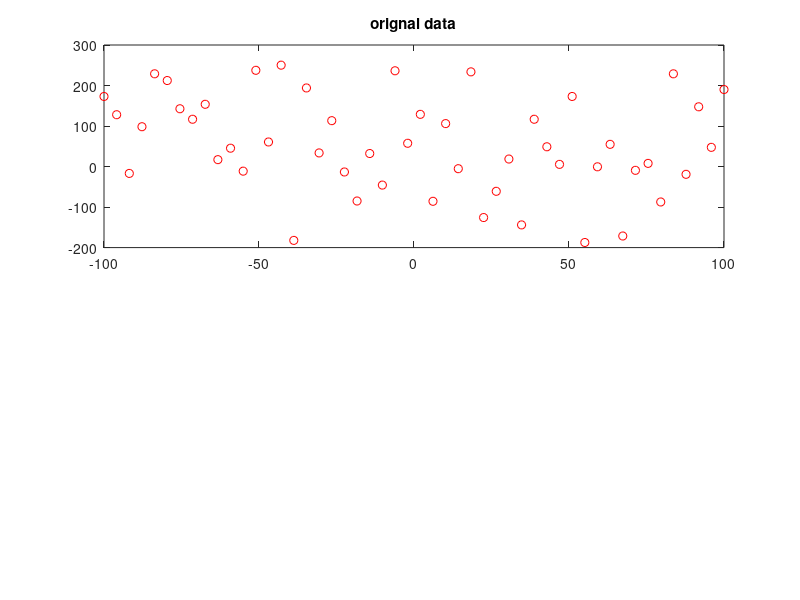

MATLAB code to generate this figure: (Note: this script raises an error after producing the figure.)
clc
clear 
close all
%% generator data
data_num=50;
X=linspace(-100,100,data_num);
Y=0.0002*X.^3+0.01*X.^2-2*X+randn(1,data_num)*100;
data=[X',Y'];
figure(1)
subplot(2,1,1)
plot(X,Y,'ro')
title('orignal data')
%% normorlize
n_d=(data-ones(data_num,1)*JWY_mean(data));
subplot(2,1,2)
plot(n_d(:,1),n_d(:,2),'go')
title('normorlize data')
%% PCA_compare
figure(2)
[pc,score,lat]=JWY_PCA(data);
biplot(pc(:,1:2),'Scores',score(:,1:2),'VarLabels',...
		{'X1' 'X2' })